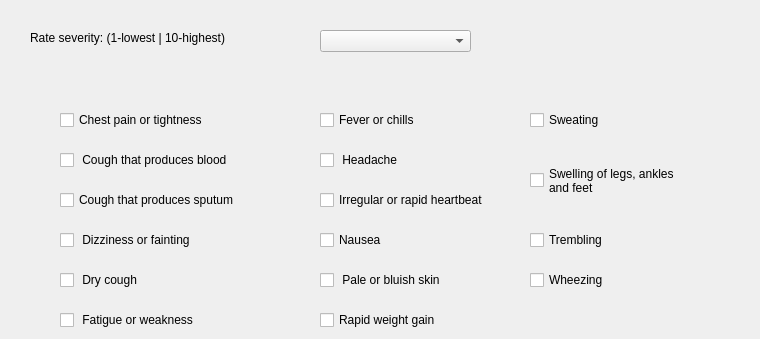
    <widget class="QWidget" name="t10">
     <attribute name="title">
      <string>Shortness of Breath</string>
     </attribute>
     <widget class="QCheckBox" name="cb173">
      <property name="geometry">
       <rect>
        <x>320</x>
        <y>190</y>
        <width>201</width>
        <height>20</height>
       </rect>
      </property>
      <property name="text">
       <string>Irregular or rapid heartbeat </string>
      </property>
     </widget>
     <widget class="QCheckBox" name="cb175">
      <property name="geometry">
       <rect>
        <x>60</x>
        <y>230</y>
        <width>201</width>
        <height>20</height>
       </rect>
      </property>
      <property name="text">
       <string> Dizziness or fainting </string>
      </property>
     </widget>
     <widget class="QCheckBox" name="cb171">
      <property name="geometry">
       <rect>
        <x>530</x>
        <y>150</y>
        <width>221</width>
        <height>61</height>
       </rect>
      </property>
      <property name="text">
       <string>Swelling of legs, ankles
and feet </string>
      </property>
     </widget>
     <widget class="QCheckBox" name="cb172">
      <property name="geometry">
       <rect>
        <x>60</x>
        <y>190</y>
        <width>211</width>
        <height>20</height>
       </rect>
      </property>
      <property name="text">
       <string>Cough that produces sputum </string>
      </property>
     </widget>
     <widget class="QCheckBox" name="cb166">
      <property name="geometry">
       <rect>
        <x>60</x>
        <y>110</y>
        <width>191</width>
        <height>20</height>
       </rect>
      </property>
      <property name="text">
       <string>Chest pain or tightness </string>
      </property>
     </widget>
     <widget class="QCheckBox" name="cb168">
      <property name="geometry">
       <rect>
        <x>530</x>
        <y>110</y>
        <width>141</width>
        <height>20</height>
       </rect>
      </property>
      <property name="text">
       <string>Sweating </string>
      </property>
     </widget>
     <widget class="QCheckBox" name="cb174">
      <property name="geometry">
       <rect>
        <x>530</x>
        <y>230</y>
        <width>151</width>
        <height>20</height>
       </rect>
      </property>
      <property name="text">
       <string>Trembling</string>
      </property>
     </widget>
     <widget class="QCheckBox" name="cb167">
      <property name="geometry">
       <rect>
        <x>320</x>
        <y>110</y>
        <width>141</width>
        <height>20</height>
       </rect>
      </property>
      <property name="text">
       <string>Fever or chills </string>
      </property>
     </widget>
     <widget class="QCheckBox" name="cb181">
      <property name="geometry">
       <rect>
        <x>320</x>
        <y>310</y>
        <width>191</width>
        <height>20</height>
       </rect>
      </property>
      <property name="text">
       <string>Rapid weight gain</string>
      </property>
     </widget>
     <widget class="QCheckBox" name="cb170">
      <property name="geometry">
       <rect>
        <x>320</x>
        <y>150</y>
        <width>111</width>
        <height>20</height>
       </rect>
      </property>
      <property name="text">
       <string> Headache </string>
      </property>
     </widget>
     <widget class="QLabel" name="label_11">
      <property name="geometry">
       <rect>
        <x>30</x>
        <y>30</y>
        <width>271</width>
        <height>16</height>
       </rect>
      </property>
      <property name="text">
       <string>Rate severity: (1-lowest | 10-highest)</string>
      </property>
     </widget>
     <widget class="QCheckBox" name="cb169">
      <property name="geometry">
       <rect>
        <x>60</x>
        <y>150</y>
        <width>201</width>
        <height>20</height>
       </rect>
      </property>
      <property name="text">
       <string> Cough that produces blood </string>
      </property>
     </widget>
     <widget class="QCheckBox" name="cb178">
      <property name="geometry">
       <rect>
        <x>60</x>
        <y>270</y>
        <width>131</width>
        <height>20</height>
       </rect>
      </property>
      <property name="text">
       <string> Dry cough </string>
      </property>
     </widget>
     <widget class="QCheckBox" name="cb177">
      <property name="geometry">
       <rect>
        <x>530</x>
        <y>270</y>
        <width>151</width>
        <height>20</height>
       </rect>
      </property>
      <property name="text">
       <string>Wheezing</string>
      </property>
     </widget>
     <widget class="QComboBox" name="combo10">
      <property name="geometry">
       <rect>
        <x>320</x>
        <y>30</y>
        <width>151</width>
        <height>22</height>
       </rect>
      </property>
     </widget>
     <widget class="QCheckBox" name="cb176">
      <property name="geometry">
       <rect>
        <x>320</x>
        <y>230</y>
        <width>121</width>
        <height>20</height>
       </rect>
      </property>
      <property name="text">
       <string>Nausea </string>
      </property>
     </widget>
     <widget class="QCheckBox" name="cb179">
      <property name="geometry">
       <rect>
        <x>320</x>
        <y>270</y>
        <width>211</width>
        <height>20</height>
       </rect>
      </property>
      <property name="text">
       <string> Pale or bluish skin </string>
      </property>
     </widget>
     <widget class="QCheckBox" name="cb180">
      <property name="geometry">
       <rect>
        <x>60</x>
        <y>310</y>
        <width>171</width>
        <height>20</height>
       </rect>
      </property>
      <property name="text">
       <string> Fatigue or weakness </string>
      </property>
     </widget>
    </widget>
